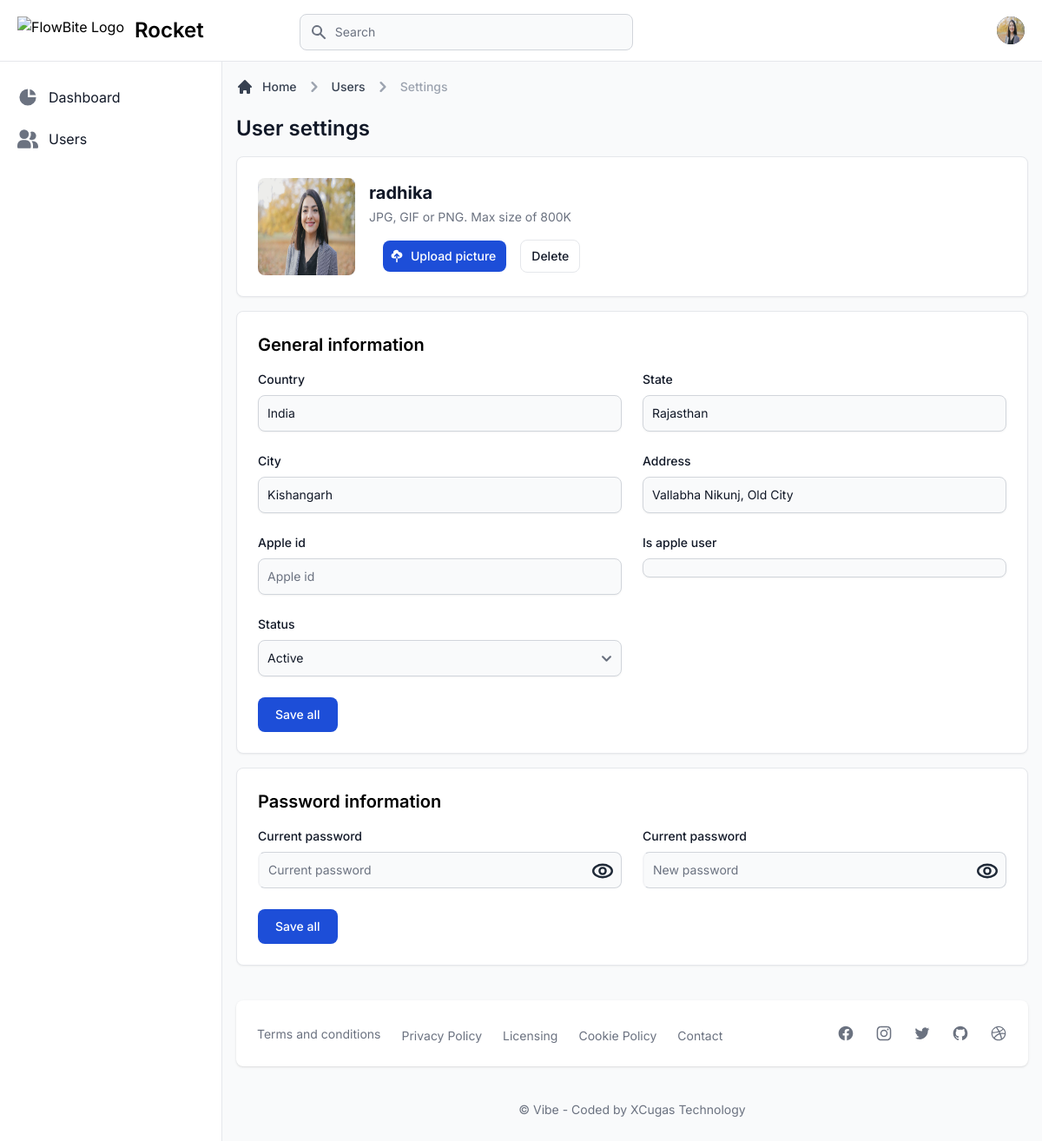
The app's page /users/profile/ (signed in) with its own data.
### apps/users/models.py (models this page shows, shortened)
class Profile(models.Model):
    user      = models.OneToOneField(User, on_delete=models.CASCADE)
    role      = models.CharField(max_length=20, choices=ROLE_CHOICES, default='user')
    country   = models.CharField(max_length=255, null=True, blank=True)
    state   = models.CharField(max_length=255, null=True, blank=True)
    city      = models.CharField(max_length=255, null=True, blank=True)
    address   = models.CharField(max_length=255, null=True, blank=True)
    avatar    = models.ImageField(upload_to='avatar', null=True, blank=True)
    apple_id = models.CharField(max_length=255, null=True, blank=True, unique=True)
    is_apple_user = models.BooleanField(default=False)
    status = models.CharField(max_length=20, choices=STATUS_CHOICES, default='active')

### apps/users/views.py (the view)
# urls.py: path('profile/', views.profile, name='profile'),
@login_required(login_url='/users/signin/')
def profile(request):
    profile = get_object_or_404(Profile, user=request.user)
    if request.method == 'POST':
        form = ProfileForm(request.POST, instance=profile)
        if form.is_valid():
            form.save()
            messages.success(request, 'Profile updated successfully')
    else:
        form = ProfileForm(instance=profile)
    context = {
        'form': form,
        'segment': 'profile',
    }
    return render(request, 'dashboard/profile.html', context)

### apps/users/forms.py
class ProfileForm(forms.ModelForm):
    class Meta:
        model = Profile
        exclude = ('user', 'role', 'avatar',)
    def __init__(self, *args, **kwargs):
        super(ProfileForm, self).__init__(*args, **kwargs)
        for field_name, field in self.fields.items():
            self.fields[field_name].widget.attrs['placeholder'] = field.label
            self.fields[field_name].widget.attrs['class'] = 'shadow-sm bg-gray-50 border border-gray-300 text-gray-900 sm:text-sm rounded-lg focus:ring-primary-500 focus:border-primary-500 block w-full p-2.5 dark:bg-gray-700 dark:border-gray-600 dark:placeholder-gray-400 dark:text-white dark:focus:ring-primary-500 dark:focus:border-primary-500'
            self.fields[field_name].widget.attrs['required'] = False

### templates/dashboard/profile.html (shortened to what this page needs)
{% extends "layouts/base.html" %}
{% load static %}
{% block content %}
<div class="grid grid-cols-1 px-4 pt-6 xl:grid-cols-3 xl:gap-4 dark:bg-gray-900">
    <div class="mb-4 col-span-full xl:mb-2">
        <nav class="flex mb-5" aria-label="Breadcrumb">
            <ol class="inline-flex items-center space-x-1 text-sm font-medium md:space-x-2">
              <li class="inline-flex items-center">
                <a href="#" class="inline-flex items-center text-gray-700 hover:text-primary-600 dark:text-gray-300 dark:hover:text-white">
                  <svg class="w-5 h-5 mr-2.5" fill="currentColor" viewBox="0 0 20 20" xmlns="http://www.w3.org/2000/svg"><path d="M10.707 2.293a1 1 0 00-1.414 0l-7 7a1 1 0 001.414 1.414L4 10.414V17a1 1 0 001 1h2a1 1 0 001-1v-2a1 1 0 011-1h2a1 1 0 011 1v2a1 1 0 001 1h2a1 1 0 001-1v-6.586l.293.293a1 1 0 001.414-1.414l-7-7z"></path></svg>
                  Home
                </a>
              </li>
              <li>
                <div class="flex items-center">
                  <svg class="w-6 h-6 text-gray-400" fill="currentColor" viewBox="0 0 20 20" xmlns="http://www.w3.org/2000/svg"><path fill-rule="evenodd" d="M7.293 14.707a1 1 0 010-1.414L10.586 10 7.293 6.707a1 1 0 011.414-1.414l4 4a1 1 0 010 1.414l-4 4a1 1 0 01-1.414 0z" clip-rule="evenodd"></path></svg>
                  <a href="#" class="ml-1 text-gray-700 hover:text-primary-600 md:ml-2 dark:text-gray-300 dark:hover:text-white">Users</a>
                </div>
              </li>
              <li>
                <div class="flex items-center">
                  <svg class="w-6 h-6 text-gray-400" fill="currentColor" viewBox="0 0 20 20" xmlns="http://www.w3.org/2000/svg"><path fill-rule="evenodd" d="M7.293 14.707a1 1 0 010-1.414L10.586 10 7.293 6.707a1 1 0 011.414-1.414l4 4a1 1 0 010 1.414l-4 4a1 1 0 01-1.414 0z" clip-rule="evenodd"></path></svg>
                  <span class="ml-1 text-gray-400 md:ml-2 dark:text-gray-500" aria-current="page">Settings</span>
                </div>
              </li>
            </ol>
        </nav>
        <h1 class="text-xl font-semibold text-gray-900 sm:text-2xl dark:text-white">User settings</h1>
    </div>
    <div class="col-span-full xl:col-auto">
        <div class="p-4 mb-4 bg-white border border-gray-200 rounded-lg shadow-sm 2xl:col-span-2 dark:border-gray-700 sm:p-6 dark:bg-gray-800">
            <div class="items-center sm:flex xl:block 2xl:flex sm:space-x-4 xl:space-x-0 2xl:space-x-4">
                {% if request.user.profile.avatar %}
                    <img class="mb-4 rounded-lg w-28 h-28 sm:mb-0 xl:mb-4 2xl:mb-0" src="{{ request.user.profile.avatar.url }}" alt="Jese picture">
                {% else %}
                    <img class="mb-4 rounded-lg w-28 h-28 sm:mb-0 xl:mb-4 2xl:mb-0" src="{% static "dist/img/default-user.png" %}" alt="Jese picture">
                {% endif %}
                <div>
                    {% if request.user.profile.full_name %}
                        <h3 class="mb-1 text-xl font-bold text-gray-900 dark:text-white">{{ request.user.profile.full_name }}</h3>
                    {% else %}
                        <h3 class="mb-1 text-xl font-bold text-gray-900 dark:text-white">{{ request.user.username }}</h3>
                    {% endif %}
                    <div class="mb-4 text-sm text-gray-500 dark:text-gray-400">
                        JPG, GIF or PNG. Max size of 800K
                    </div>
                    <form method="post" action="{% url "upload_avatar" %}" enctype="multipart/form-data" class="flex items-center space-x-4">
                        <label for="avatar">
                            <div class="inline-flex items-center px-3 py-2 text-sm font-medium text-center text-white rounded-lg bg-primary-700 hover:bg-primary-800 focus:ring-4 focus:ring-primary-300 dark:bg-blue-600 dark:hover:bg-primary-700 dark:focus:ring-primary-800">
                                Upload picture
                            </div>
                        </label>
                        <button type="button" class="py-2 px-3 text-sm font-medium text-gray-900 focus:outline-none bg-white rounded-lg border border-gray-200 hover:bg-gray-100 hover:text-blue-700 focus:z-10 focus:ring-4 focus:ring-gray-200 dark:focus:ring-gray-700 dark:bg-gray-800 dark:text-gray-400 dark:border-gray-600 dark:hover:text-white dark:hover:bg-gray-700">
                            Delete
                        </button>
                    </form>
                </div>
            </div>
        </div>
    </div>
    <div class="col-span-2">
        <div class="p-4 mb-4 bg-white border border-gray-200 rounded-lg shadow-sm 2xl:col-span-2 dark:border-gray-700 sm:p-6 dark:bg-gray-800">
            <h3 class="mb-4 text-xl font-semibold dark:text-white">General information</h3>
            <form method="post">
                <div class="grid grid-cols-6 gap-6">
                    {% for field in form %}
                    <div class="col-span-6 sm:col-span-3">
                        <label for="first-name" class="block mb-2 text-sm font-medium text-gray-900 dark:text-white">{{ field.label }}</label>
                        {{ field }}
                    </div>
                    {% endfor %}
                    <div class="col-span-6 sm:col-full">
                        <button class="text-white bg-primary-700 hover:bg-primary-800 focus:ring-4 focus:ring-primary-300 font-medium rounded-lg text-sm px-5 py-2.5 text-center dark:bg-blue-600 dark:hover:bg-primary-700 dark:focus:ring-primary-800" type="submit">Save all</button>
                    </div>
                </div>
            </form>
        </div>
        <div class="p-4 mb-4 bg-white border border-gray-200 rounded-lg shadow-sm 2xl:col-span-2 dark:border-gray-700 sm:p-6 dark:bg-gray-800">
            <h3 class="mb-4 text-xl font-semibold dark:text-white">Password information</h3>
            <form method="post" action="{% url "change_password" %}">
                <div class="grid grid-cols-6 gap-6">
                    <div class="col-span-6 sm:col-span-3">
                        <label for="current_password" class="block mb-2 text-sm font-medium text-gray-900 dark:text-white">Current password</label>
                        <div class="relative w-full">
                            <input type="password" id="current_password" name="current_password" class="block p-2.5 w-full z-20 text-sm text-gray-900 bg-gray-50 rounded-lg border-l-gray-100 border-l-2 border border-gray-300 focus:ring-blue-500 focus:border-blue-500 dark:bg-gray-700 dark:border-gray-600 dark:placeholder-gray-400 dark:text-white dark:focus:border-blue-500" placeholder="Current password" required>
                            <button type="button" id="show_current_password" class="absolute top-0 right-0 p-2.5 h-full text-sm font-thin text-white rounded-r-lg">
                            </button>
                        </div>
                    </div>
                    <div class="col-span-6 sm:col-span-3">
                        <label for="new_password" class="block mb-2 text-sm font-medium text-gray-900 dark:text-white">Current password</label>
                        <div class="relative w-full">
                            <input type="password" id="new_password" name="new_password" class="block p-2.5 w-full z-20 text-sm text-gray-900 bg-gray-50 rounded-lg border-l-gray-100 border-l-2 border border-gray-300 focus:ring-blue-500 focus:border-blue-500 dark:bg-gray-700 dark:border-gray-600 dark:placeholder-gray-400 dark:text-white dark:focus:border-blue-500" placeholder="New password" required>
                            <button type="button" id="show_new_password" class="absolute top-0 right-0 p-2.5 h-full text-sm font-thin text-white rounded-r-lg">
                            </button>
                        </div>
                    </div>
                    <div class="col-span-6 sm:col-full">
                        <button class="text-white bg-primary-700 hover:bg-primary-800 focus:ring-4 focus:ring-primary-300 font-medium rounded-lg text-sm px-5 py-2.5 text-center dark:bg-blue-600 dark:hover:bg-primary-700 dark:focus:ring-primary-800" type="submit">Save all</button>
                    </div>
                </div>
            </form>
        </div>
    </div>
</div>
{% endblock content %}

### templates/includes/navigation.html (shortened to what this page needs)
{% load static %}
<nav class="fixed z-30 w-full bg-white border-b border-gray-200 dark:bg-gray-800 dark:border-gray-700">
    <div class="px-3 py-3 lg:px-5 lg:pl-3">
      <div class="flex items-center justify-between">
        <div class="flex items-center justify-start">
          <a href="/" class="flex ml-2 md:mr-24">
            <img src="https://flowbite-admin-dashboard.vercel.app/images/logo.svg" class="h-8 mr-3"
              alt="FlowBite Logo" />
            <span
              class="self-center text-xl font-semibold sm:text-2xl whitespace-nowrap dark:text-white">Rocket</span>
          </a>
          <form action="#" method="GET" class="hidden lg:block lg:pl-3.5">
            <div class="relative mt-1 lg:w-96">
              <div class="absolute inset-y-0 left-0 flex items-center pl-3 pointer-events-none">
              </div>
              <input type="text" name="email" id="topbar-search"
                class="bg-gray-50 border border-gray-300 text-gray-900 sm:text-sm rounded-lg focus:ring-primary-500 focus:border-primary-500 block w-full pl-10 p-2.5 dark:bg-gray-700 dark:border-gray-600 dark:placeholder-gray-400 dark:text-white dark:focus:ring-primary-500 dark:focus:border-primary-500"
                placeholder="Search">
            </div>
          </form>
        </div>
        <div class="flex items-center">
          <button id="theme-toggle" data-tooltip-target="tooltip-toggle" type="button"
            class="text-gray-500 dark:text-gray-400 hover:bg-gray-100 dark:hover:bg-gray-700 focus:outline-none focus:ring-4 focus:ring-gray-200 dark:focus:ring-gray-700 rounded-lg text-sm p-2.5">
          </button>
          <div class="flex items-center ml-3">
            <div>
              <button type="button"
                class="flex text-sm bg-gray-800 rounded-full focus:ring-4 focus:ring-gray-300 dark:focus:ring-gray-600"
                id="user-menu-button-2" aria-expanded="false" data-dropdown-toggle="dropdown-2">
                {% if request.user.profile.avatar %}
                  <img class="w-8 h-8 rounded-full" src="{{ request.user.profile.avatar.url }}" alt="user photo">
                {% else %}
                  <img class="w-8 h-8 rounded-full" src="{% static "dist/img/default-user.png" %}" alt="user photo">
                {% endif %}
              </button>
            </div>
          </div>
        </div>
      </div>
    </div>
</nav>

### records on screen
Profile: form "India" "Rajasthan" "Kishangarh" "Vallabha Nikunj, Old City" "Active"

### other values on screen
{{ request.user.username }} "radhika"
{{ field.label }} "Country" "State" "City" "Address" "Apple id" "Is apple user" "Status"
